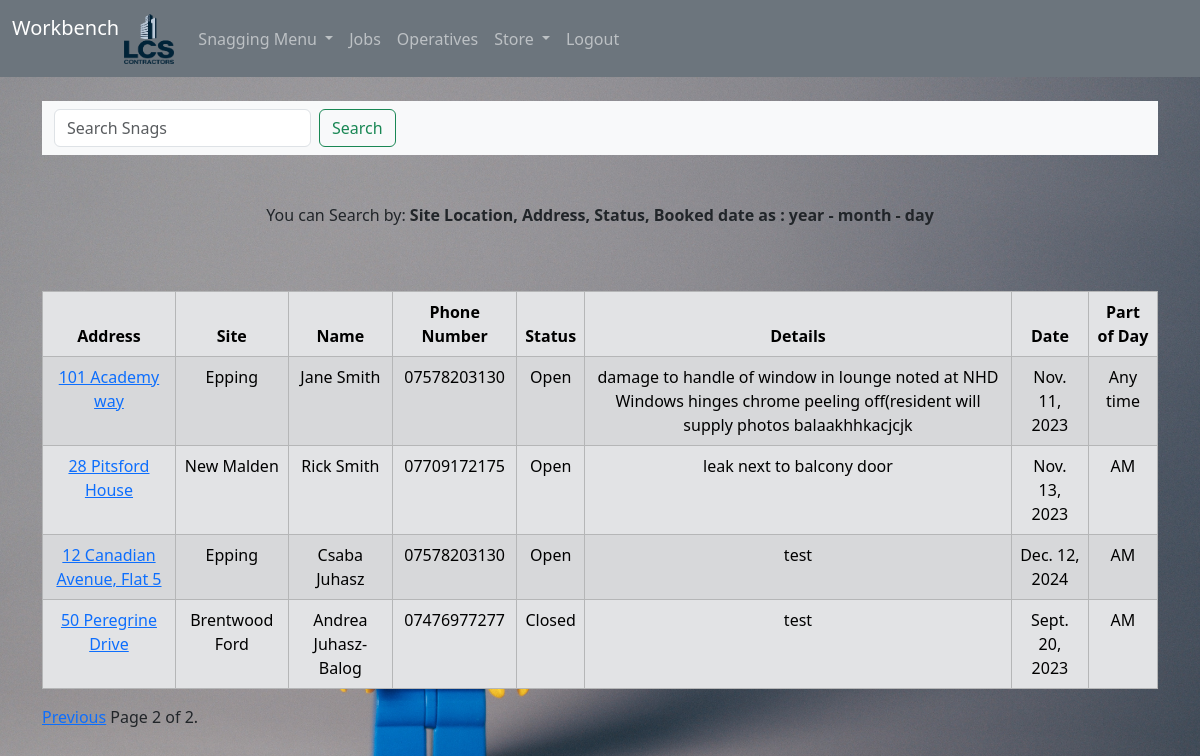
/snag_list/?page=2 (signed in), run on an earlier commit of the app's database.
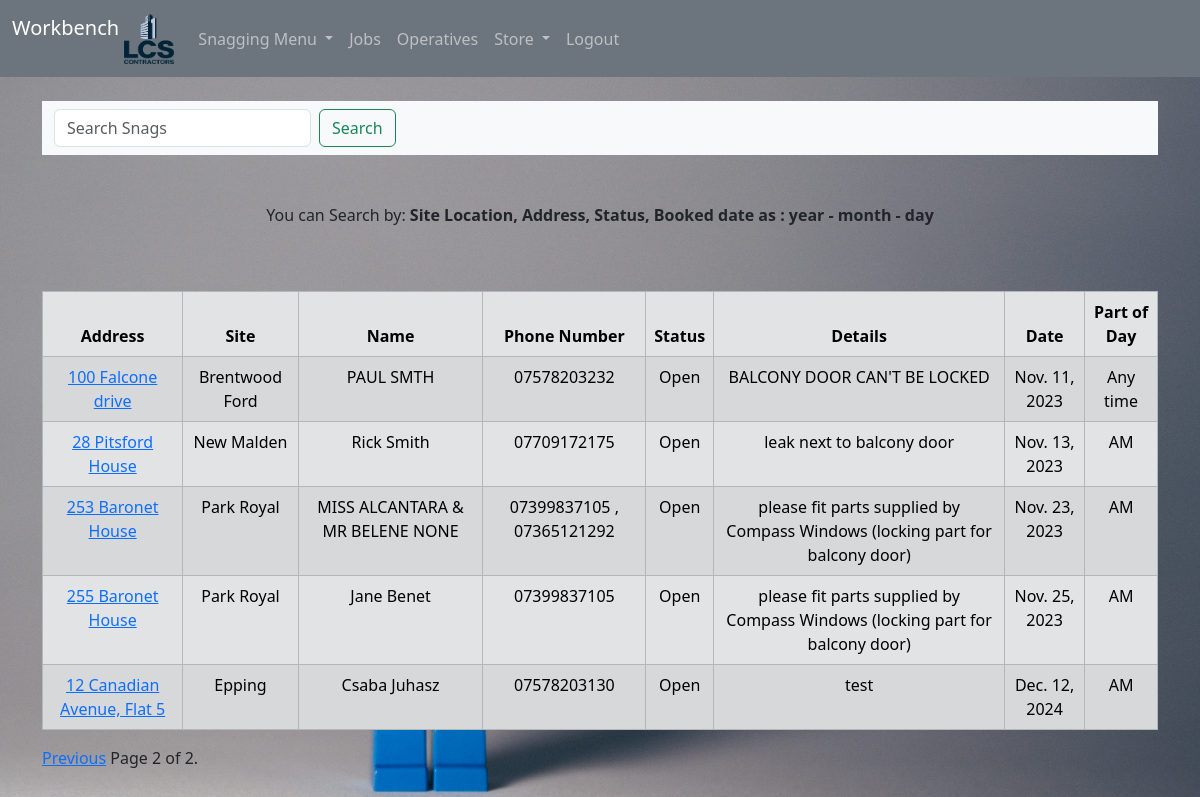
And on a later commit of the database.
### snags/models.py (models this page shows, shortened)
class Snag(models.Model):
    status_open = "Open"
    status_closed = "Closed"
    status_delivery = "Parts required"
    status_choices = [
        (status_open, "Open"),
        (status_closed, "Closed"),
        (status_delivery, "Parts required"),
    ]
    am_pm_am = "AM"
    am_pm_pm = "PM"
    am_pm_pm = "Any time"
    am_pm_choices = [
        (am_pm_am, "AM"),
        (am_pm_pm, "PM"),
        (am_pm_pm, "Any time"),
    ]
    site = models.CharField(max_length=200, null=True, blank=True)
    address = models.CharField(max_length=200)
    post_code = models.CharField(max_length=200)
    plot_number = models.PositiveIntegerField()
    ref_number = models.CharField(max_length=200)
    first_name = models.CharField(max_length=200)
    last_name = models.CharField(max_length=200)
    phone_number = models.CharField(max_length=200)
    email = models.EmailField(max_length=200)
    snag_details = models.TextField(null=True, blank=True)
    notes = models.TextField(null=True, blank=True)
    booked_date = models.DateField(null=True)
    am_pm = models.CharField(max_length=10, choices=am_pm_choices, default=am_pm_am)
    status = models.CharField(
        max_length=20, choices=status_choices, default=status_open
    )
    created_at = models.DateTimeField(auto_now_add=True)
    fnh_ref_number = models.CharField(max_length=200, blank=True)
    completition_date = models.DateField(null=True, blank=True)
    class Meta:
        ordering = ["booked_date"]

### snags/views.py (the view)
# urls.py: path("snag_list/", views.snag_list, name="snags/snag_list"),
def snag_list(request):
    p = Paginator(
        Snag.objects.all().order_by(
            "-status",
            "booked_date",
            "am_pm",
            "site",
        ),
        5,
    )
    page_number = request.GET.get("page")
    snags = p.get_page(page_number)
    return render(request, "snags/snag_list.html", {"snags": snags})

### snags/templates/snags/snag_list.html (shortened to what this page needs)
{%extends 'base.html'%} {%block content%}
<nav class="navbar bg-body-tertiary">
  {%if user.is_authenticated and user.is_staff %}
  <div class="container-fluid">
    <form class="d-flex" method="POST" action="{%url 'search' %}" role="search">
      <input
        class="form-control me-2"
        type="search"
        placeholder="Search Snags"
        aria-label="Search"
        name="searched"
      />
      <button class="btn btn-outline-success" type="submit">Search</button>
    </form>
  </div>
</nav>
<br />
<div>
  <br />
  <p>
    You can Search by:
    <strong>
      Site Location, Address, Status, Booked date as : year - month - day
    </strong>
  </p>
  <br />
</div>
<br />
<table class="table table-hover table-bordered table-secondary table-striped">
  <thead class="table-secondary">
    <tr>
      <th scope="col">Address</th>
      <th scope="col">Site</th>
      <th scope="col">Name</th>
      <th scope="col">Phone Number</th>
      <th scope="col">Status</th>
      <th scope="col">Details</th>
      <th scope="col">Date</th>
      <th scope="col">Part of Day</th>
    </tr>
  </thead>
  <tbody>
    {% if snags %} {%for snag in snags%}
    <tr>
      <td>
        <a href="{% url 'snags/customer' snag.id %}">{{ snag.address }}</a>
      </td>
      <td>{{snag.site}}</td>
      <td>{{snag.first_name}} {{snag.last_name}}</td>
      <td>{{snag.phone_number}}</td>
      <td>{{snag.status}}</td>
      <td>{{snag.snag_details}}</td>
      <td>{{snag.booked_date}}</td>
      <td>{{snag.am_pm}}</td>
    </tr>
    {%endfor%}
  </tbody>
</table>
{% endif %} {% include "pagination.html" with page=snags %}{% endif %} {% endblock %}

What changed in the data, as far as the page shows it:
no longer on this page (row edited): Snag: address "101 Academy way", site "Epping", first_name "Jane", last_name "Smith", phone_number "07578203130", status "Open", snag_details "damage to handle of window in lounge noted at NHD Windows hinges chrome peeling off(resident will supply photos balaakhhkacjcjk", booked_date "Nov. 11, 2023", am_pm "Any time"
removed Snag: address "50 Peregrine Drive", site "Brentwood Ford", first_name "Andrea", last_name "Juhasz-Balog", phone_number "07476977277", status "Closed", snag_details "test", booked_date "Sept. 20, 2023", am_pm "AM"
now on this page (row unchanged): Snag: address "100 Falcone drive", site "Brentwood Ford", first_name "PAUL", last_name "SMTH", phone_number "07578203232", status "Open", snag_details "BALCONY DOOR CAN'T BE LOCKED", booked_date "Nov. 11, 2023", am_pm "Any time"
added Snag: address "253 Baronet House", site "Park Royal", first_name "MISS ALCANTARA & MR BELENE", last_name "NONE", phone_number "07399837105 , 07365121292", status "Open", snag_details "please fit parts supplied by Compass Windows (locking part for balcony door)", booked_date "Nov. 23, 2023", am_pm "AM"
added Snag: address "255 Baronet House", site "Park Royal", first_name "Jane", last_name "Benet", phone_number "07399837105", status "Open", snag_details "please fit parts supplied by Compass Windows (locking part for balcony door)", booked_date "Nov. 25, 2023", am_pm "AM"
